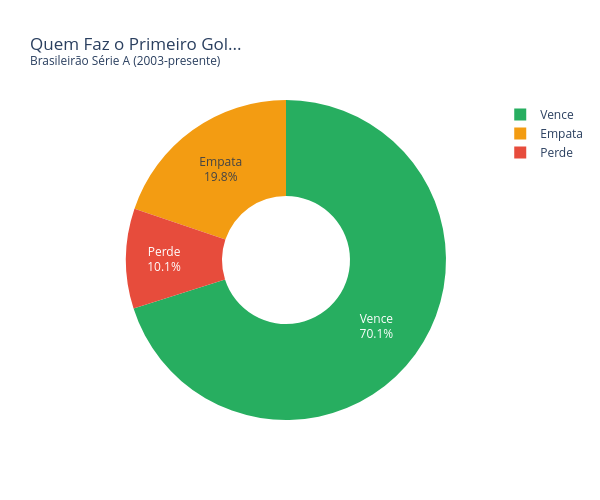

The cell this chart's notebook holds for it:
### Code cell
# PRIMEIRO GOL DECIDE?
# Para cada partida, ver quem fez o 1º gol e se venceu
df_gols_ord = df_gols_clean.sort_values(['partida_id', 'minuto_num'])
primeiro_gol = df_gols_ord.groupby('partida_id').first().reset_index()

# Juntar com resultados das partidas
df_merged = primeiro_gol[['partida_id', 'clube']].merge(
    df[['ID', 'mandante', 'visitante', 'vencedor']].rename(columns={'ID': 'partida_id'}),
    on='partida_id', how='inner'
)

df_merged['fez_1o_gol_venceu'] = df_merged['clube'] == df_merged['vencedor']
df_merged['empate'] = df_merged['vencedor'] == '-'

total = len(df_merged)
venceu = df_merged['fez_1o_gol_venceu'].sum()
empatou = df_merged['empate'].sum()
perdeu = total - venceu - empatou

print(f'Quem faz o 1º gol...')
print(f'  Vence: {venceu} ({venceu/total*100:.1f}%)')
print(f'  Empata: {empatou} ({empatou/total*100:.1f}%)')
print(f'  Perde: {perdeu} ({perdeu/total*100:.1f}%)')

# Gráfico de pizza
fig2 = go.Figure(data=[go.Pie(
    labels=['Vence', 'Empata', 'Perde'],
    values=[venceu, empatou, perdeu],
    marker_colors=['#27ae60', '#f39c12', '#e74c3c'],
    hole=0.4,
    textinfo='label+percent',
    hovertemplate='%{label}: %{value} partidas (%{percent})<extra></extra>'
)])

fig2.update_layout(
    title='Quem Faz o Primeiro Gol...<br><sup>Brasileirão Série A (2003-presente)</sup>',
    template='plotly_white',
    width=600,
    height=500
)

fig2.show()
_path = '../charts/primeiro_gol.html'
fig2.write_html(_path, include_plotlyjs='cdn')

# Adiciona descrição estatística
_desc = "Proporção de resultados condicionada ao primeiro gol marcado: a probabilidade condicional de vitória é superior a 70%, evidenciando forte correlação entre abrir o placar e vencer a partida."
with open(_path) as f:
    html = f.read()
html = html.replace('<div>', f'<p style="text-align:center;color:#666;font-size:13px;font-family:sans-serif;margin:8px 0 0 0;">{_desc}</p>\n<div>', 1)
with open(_path, 'w') as f:
    f.write(html)

print('Gráfico exportado: charts/primeiro_gol.html')

### Figure 1 — Plotly figure (JSON) as saved in the notebook; plotly's stock layout.template omitted (floating-point values rounded to 4 significant figures)
{"data": [{"hole": 0.4, "hovertemplate": "%{label}: %{value} partidas (%{percent})<extra></extra>", "labels": ["Vence", "Empata", "Perde"], "marker": {"colors": ["#27ae60", "#f39c12", "#e74c3c"]}, "textinfo": "label+percent", "type": "pie", "values": [2676, 756, 386]}], "layout": {"height": 500, "title": {"text": "Quem Faz o Primeiro Gol...<br><sup>Brasileirão Série A (2003-presente)</sup>"}, "width": 600}}
